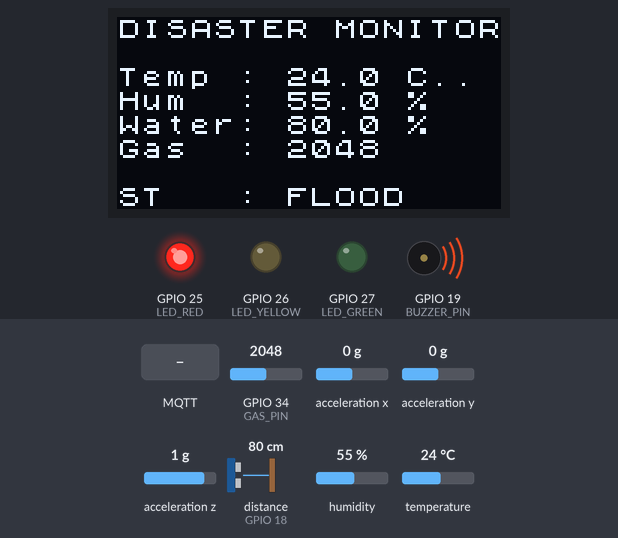
A sketch run on a simulated ESP32. On the bench: 128×64 one-colour display, output pins drawn as LEDs (lit = HIGH), buzzer (waves = sounding, pin HIGH). Wiring (inferred from the names in the program): ultrasonic range finder: trigger GPIO 5; echo GPIO 18; MPU-6050 motion sensor at I2C address 0x68. The test bench sets the inputs (shaded band); at power-on: distance to the obstacle (sensor on GPIO 18) 80 cm, GPIO 34 (GAS_PIN) = 2048, temperature 24 °C, acceleration x 0 g, acceleration y 0 g, acceleration z 1 g, humidity 55 %. The echo pulse lasts 58.3 µs per cm; WiFi joins after 1.5 s; servers stay silent unless stated; random numbers use the default seed unless the sketch sets one; no MQTT or app messages arrive unless stated; pins used as bus, display or sensor lines are not drawn; what the sketch prints to the serial monitor is not drawn.

Above: at 2.8 s.
2.9 s: distance to the obstacle (sensor on GPIO 18) set to 87 cm
At 4.9 s:
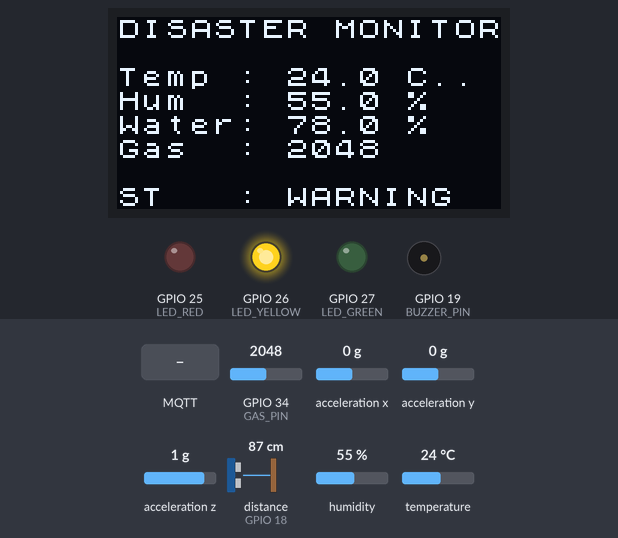
5.2 s: GPIO 34 (GAS_PIN) set to 2444
At 6.3 s:
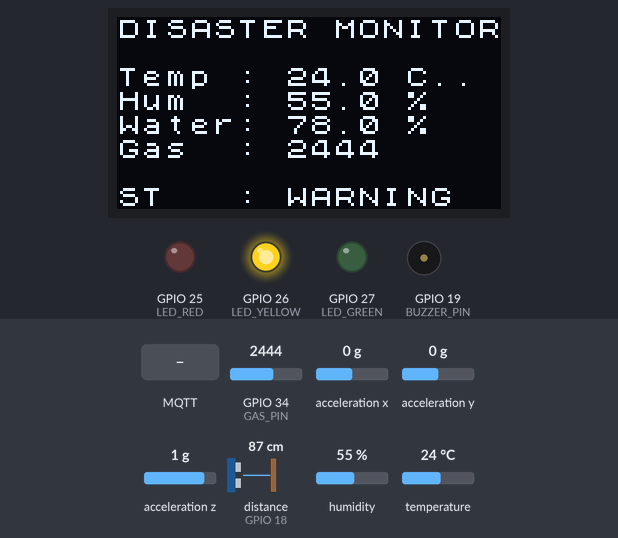
7.2 s: GPIO 34 (GAS_PIN) set to 2547
At 8.3 s:
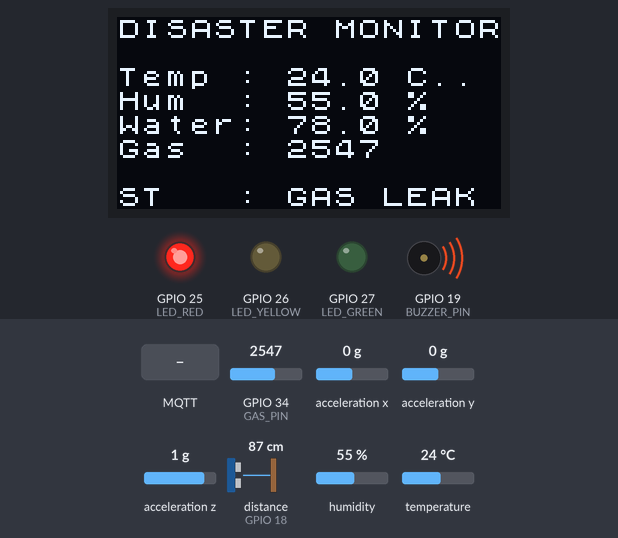
9.2 s: MQTT message "MUTE" arrives on the first subscribed topic
At 10.4 s:
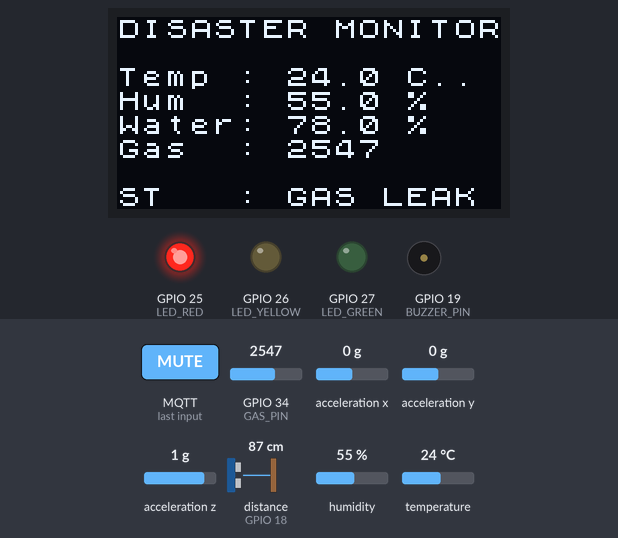
10.7 s: MQTT message "RESET" arrives on the first subscribed topic
At 11.5 s:
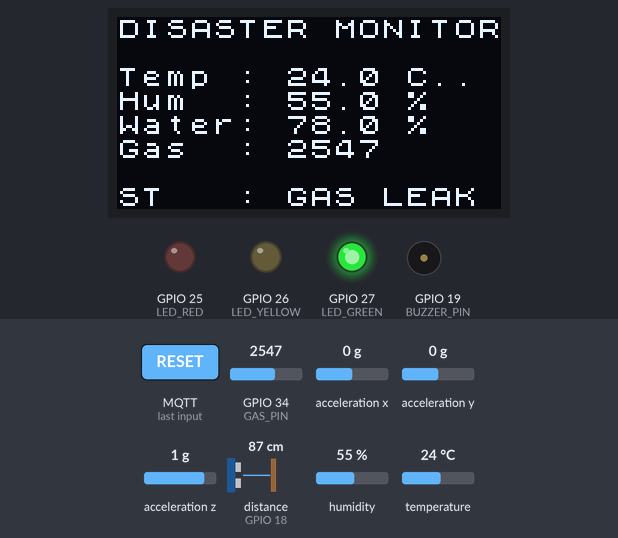
13.2 s: temperature set to 12 °C
At 14.7 s:
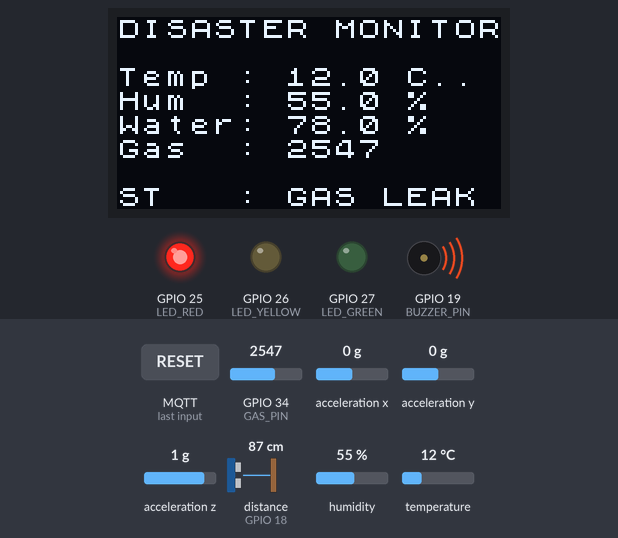
Timing chart, 0 to 16.2 s (numbered marks = the images above; inputs shaded):
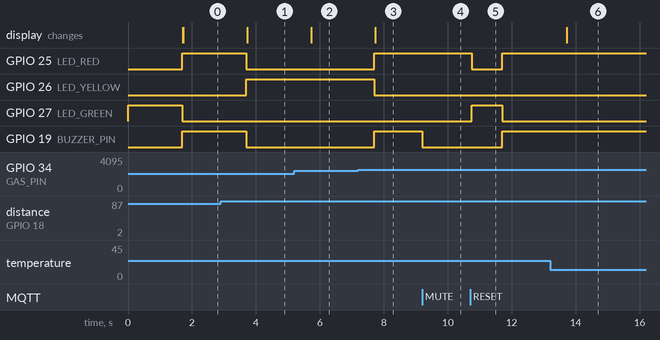

Measured:
- the behaviour switches between 82 and 83 cm on distance to the obstacle (sensor on GPIO 18) (found by bisection; images 0 and 1)
- the behaviour switches between 2499 and 2500 on GPIO 34 (GAS_PIN) (found by bisection; images 2 and 3)
- after the input at 2.9 s, GPIO 25 (LED_RED), GPIO 19 (BUZZER_PIN): HIGH → LOW after 0.80 s; GPIO 26 (LED_YELLOW): LOW → HIGH after 0.80 s; the display: changes after 0.83 s (image 1)
- after the input at 5.2 s, the display: changes after 0.53 s (image 2)
- after the input at 7.2 s, GPIO 25 (LED_RED), GPIO 19 (BUZZER_PIN): LOW → HIGH after 0.51 s; GPIO 26 (LED_YELLOW): HIGH → LOW after 0.51 s; the display: changes after 0.54 s (image 3)
- after the input at 9.2 s, GPIO 19 (BUZZER_PIN): HIGH → LOW at once
- after the input at 10.7 s, GPIO 25 (LED_RED): HIGH → LOW at once, → HIGH 0.96 s later; GPIO 27 (LED_GREEN): LOW → HIGH at once, → LOW 0.96 s later; GPIO 19 (BUZZER_PIN): LOW → HIGH after 1.0 s
- after the input at 13.2 s, the display: changes after 0.52 s (image 6)

The sketch:

main.ino
```cpp
#include <WiFi.h>
#include <PubSubClient.h>
#include <Wire.h>
#include <DHT.h>
#include <U8x8lib.h> // Ultra-lightweight non-buffered text display driver

// --- Pin Definitions ---
#define DHTPIN 4
#define DHTTYPE DHT22

#define TRIG_PIN 5
#define ECHO_PIN 18

#define GAS_PIN 34

#define LED_RED 25
#define LED_YELLOW 26
#define LED_GREEN 27

#define BUZZER_PIN 19

#define MPU6050_ADDR 0x68

// --- WiFi & MQTT Credentials ---
const char* WIFI_SSID = "Wokwi-GUEST"; // Replace WIFI_SSID WITH YOURS;
const char* WIFI_PASSWORD = ""; // Replace WIFI_PASSWORD WITH YOURS;
const char* MQTT_BROKER = "broker.hivemq.com";
const int MQTT_PORT = 1883;
const char* PUB_TOPIC = "disaster/data";
const char* SUB_TOPIC = "disaster/control";

// --- Fast OLED Driver Initialization ---
U8X8_SSD1306_128X64_NONAME_HW_I2C u8x8(U8X8_PIN_NONE);

// --- Sensor & Network Objects ---
DHT dht(DHTPIN, DHTTYPE);
WiFiClient espClient;
PubSubClient client(espClient);

// --- Global Variables ---
bool alarmMuted = false;
unsigned long lastMsg = 0;
const long interval = 1000;

// Direct I2C initialization for MPU6050 (Fastest build time)
void initMPU6050() {
  Wire.beginTransmission(MPU6050_ADDR);
  Wire.write(0x6B); // PWR_MGMT_1 register
  Wire.write(0);    // Wake up MPU6050
  Wire.endTransmission(true);
}

// Fast read raw accelerometer without external heavy libs
float readMPUAccelMagnitude() {
  Wire.beginTransmission(MPU6050_ADDR);
  Wire.write(0x3B); // Accel Xout High register
  Wire.endTransmission(false);
  Wire.requestFrom(MPU6050_ADDR, 6, true);

  if (Wire.available() < 6) return 9.8f;

  int16_t rawX = (Wire.read() << 8) | Wire.read();
  int16_t rawY = (Wire.read() << 8) | Wire.read();
  int16_t rawZ = (Wire.read() << 8) | Wire.read();

  // Convert raw values to m/s^2 (Scale factor for +/- 2g range: 16384 LSB/g)
  float ax = (rawX / 16384.0f) * 9.81f;
  float ay = (rawY / 16384.0f) * 9.81f;
  float az = (rawZ / 16384.0f) * 9.81f;

  return sqrt(ax * ax + ay * ay + az * az);
}

void setupWiFi() {
  Serial.print("Connecting to WiFi...");
  WiFi.begin(WIFI_SSID, WIFI_PASSWORD);
  while (WiFi.status() != WL_CONNECTED) {
    delay(200);
    Serial.print(".");
  }
  Serial.println("\nWiFi Connected!");
}

void mqttCallback(char* topic, byte* payload, unsigned int length) {
  char message[32] = {0};
  unsigned int len = length < 31 ? length : 31;
  for (unsigned int i = 0; i < len; i++) {
    message[i] = (char)payload[i];
  }

  // Fast string search without heavy JSON deserializers
  if (strstr(message, "MUTE")) {
    alarmMuted = true;
    digitalWrite(BUZZER_PIN, LOW);
    Serial.println("Alarm Muted");
  } else if (strstr(message, "RESET")) {
    alarmMuted = false;
    digitalWrite(BUZZER_PIN, LOW);
    digitalWrite(LED_RED, LOW);
    digitalWrite(LED_YELLOW, LOW);
    digitalWrite(LED_GREEN, HIGH);
    Serial.println("System Reset");
  }
}

void reconnectMQTT() {
  while (!client.connected()) {
    Serial.print("Attempting MQTT connection...");
    char clientId[32];
    snprintf(clientId, sizeof(clientId), "ESP32-%lX", random(0xffff));
    if (client.connect(clientId)) {
      Serial.println("connected");
      client.subscribe(SUB_TOPIC);
    } else {
      delay(1000);
    }
  }
}

float measureWaterLevel() {
  digitalWrite(TRIG_PIN, LOW);
  delayMicroseconds(2);
  digitalWrite(TRIG_PIN, HIGH);
  delayMicroseconds(10);
  digitalWrite(TRIG_PIN, LOW);

  long duration = pulseIn(ECHO_PIN, HIGH, 30000);
  if (duration == 0) return 0.0f;

  float distanceCm = duration * 0.0343f / 2.0f;
  return map(constrain((long)distanceCm, 2, 400), 400, 2, 0, 100);
}

void updateOLED(float temp, float hum, float water, int gas, const char* status) {
  char buf[32];

  u8x8.setFont(u8x8_font_chroma48medium8_r);
  u8x8.drawString(0, 0, "DISASTER MONITOR");

  snprintf(buf, sizeof(buf), "Temp : %.1f C", temp);
  u8x8.drawString(0, 2, buf);

  snprintf(buf, sizeof(buf), "Hum  : %.1f %%", hum);
  u8x8.drawString(0, 3, buf);

  snprintf(buf, sizeof(buf), "Water: %.1f %%", water);
  u8x8.drawString(0, 4, buf);

  snprintf(buf, sizeof(buf), "Gas  : %d   ", gas);
  u8x8.drawString(0, 5, buf);

  snprintf(buf, sizeof(buf), "ST   : %s        ", status);
  u8x8.drawString(0, 7, buf);
}

void setup() {
  Serial.begin(115200);

  pinMode(LED_RED, OUTPUT);
  pinMode(LED_YELLOW, OUTPUT);
  pinMode(LED_GREEN, OUTPUT);
  pinMode(BUZZER_PIN, OUTPUT);
  pinMode(TRIG_PIN, OUTPUT);
  pinMode(ECHO_PIN, INPUT);

  digitalWrite(LED_RED, LOW);
  digitalWrite(LED_YELLOW, LOW);
  digitalWrite(LED_GREEN, HIGH);
  digitalWrite(BUZZER_PIN, LOW);

  dht.begin();
  Wire.begin(21, 22);
  initMPU6050();

  u8x8.begin();
  u8x8.setFont(u8x8_font_chroma48medium8_r);
  u8x8.drawString(0, 2, "Initializing...");

  setupWiFi();
  client.setServer(MQTT_BROKER, MQTT_PORT);
  client.setCallback(mqttCallback);
}

void loop() {
  if (!client.connected()) {
    reconnectMQTT();
  }
  client.loop();

  unsigned long now = millis();
  if (now - lastMsg > interval) {
    lastMsg = now;

    float temp = dht.readTemperature();
    float hum = dht.readHumidity();
    if (isnan(temp)) temp = 0.0f;
    if (isnan(hum)) hum = 0.0f;

    float waterLevel = measureWaterLevel();
    int gasVal = analogRead(GAS_PIN);
    float accelMag = readMPUAccelMagnitude();
    bool earthquake = (accelMag > 30.0f);

    const char* status = "SAFE";
    bool isRedAlert = false;
    bool isYellowAlert = false;

    if (temp >= 45.0f) {
      status = "FIRE";
      isRedAlert = true;
    } else if (waterLevel >= 80.0f) {
      status = "FLOOD";
      isRedAlert = true;
    } else if (gasVal >= 2500) {
      status = "GAS LEAK";
      isRedAlert = true;
    } else if (earthquake) {
      status = "EARTHQUAKE";
      isRedAlert = true;
    } else if (temp > 38.0f || waterLevel > 60.0f || gasVal > 1500) {
      status = "WARNING";
      isYellowAlert = true;
    }

    if (!isRedAlert) alarmMuted = false;

    // Actuators Control
    if (isRedAlert) {
      digitalWrite(LED_RED, HIGH);
      digitalWrite(LED_YELLOW, LOW);
      digitalWrite(LED_GREEN, LOW);
      digitalWrite(BUZZER_PIN, alarmMuted ? LOW : HIGH);
    } else if (isYellowAlert) {
      digitalWrite(LED_RED, LOW);
      digitalWrite(LED_YELLOW, HIGH);
      digitalWrite(LED_GREEN, LOW);
      digitalWrite(BUZZER_PIN, LOW);
    } else {
      digitalWrite(LED_RED, LOW);
      digitalWrite(LED_YELLOW, LOW);
      digitalWrite(LED_GREEN, HIGH);
      digitalWrite(BUZZER_PIN, LOW);
    }

    // Serial Printout
    Serial.print("Temp: "); Serial.print(temp);
    Serial.print(" C | Water: "); Serial.print(waterLevel);
    Serial.print(" % | Gas: "); Serial.print(gasVal);
    Serial.print(" | Status: "); Serial.println(status);

    // OLED Update
    updateOLED(temp, hum, waterLevel, gasVal, status);

    // Fast Zero-Dependency JSON Generation
    char jsonBuffer[256];
    snprintf(jsonBuffer, sizeof(jsonBuffer),
      "{\"temperature\":%.1f,\"humidity\":%.1f,\"water\":%.1f,\"gas\":%d,\"earthquake\":%s,\"status\":\"%s\"}",
      temp, hum, waterLevel, gasVal, earthquake ? "true" : "false", status
    );

    client.publish(PUB_TOPIC, jsonBuffer);
  }
}
```
